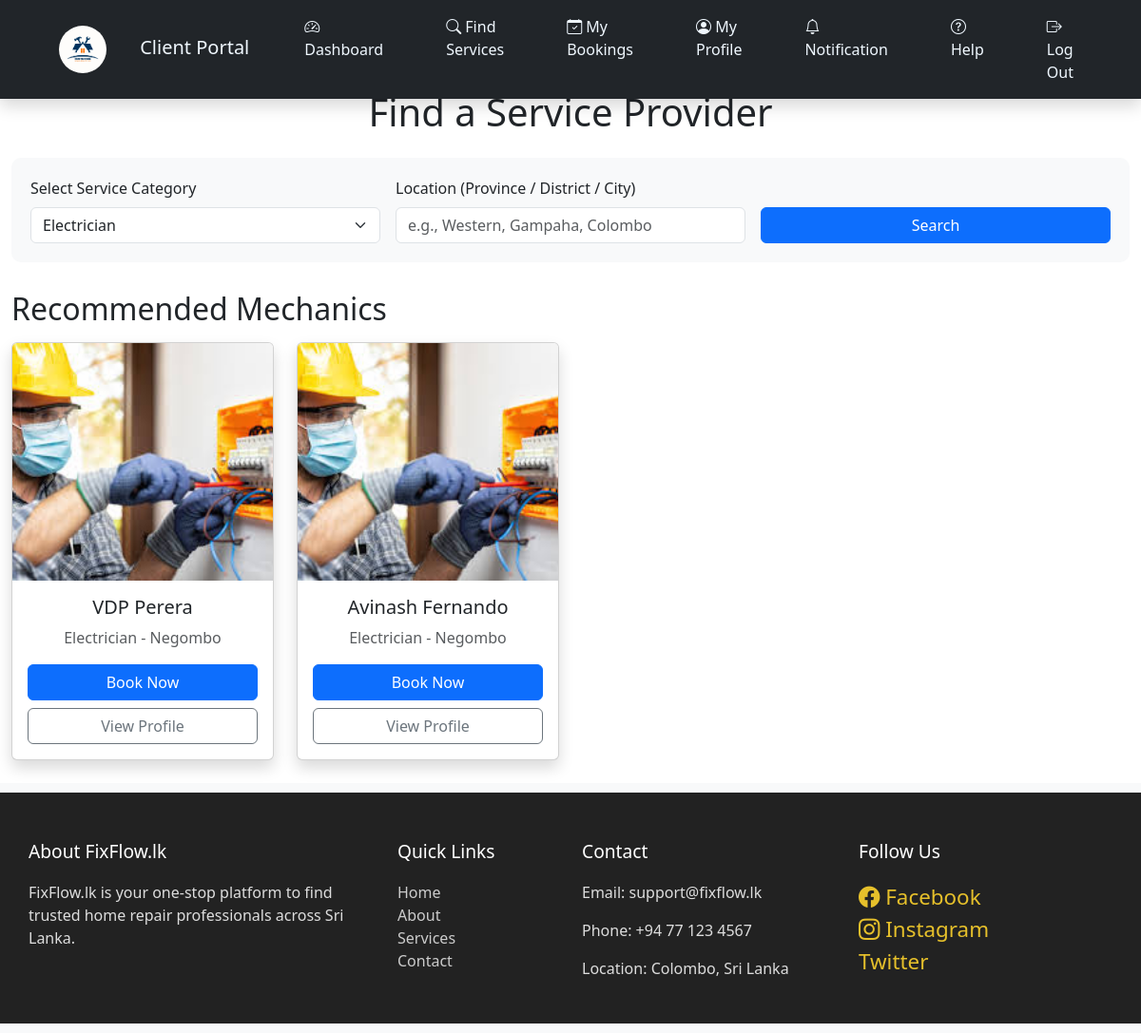
The app's page /Client/find-services.php?service_category=Electrician (signed in) with its own data.
### tables this page shows
CREATE TABLE `user_details` (
  `id` int(11) NOT NULL,
  `user_id` int(11) DEFAULT NULL,
  `full_name` varchar(255) DEFAULT NULL,
  `phone` varchar(20) DEFAULT NULL,
  `address` varchar(255) DEFAULT NULL,
  `service_category` varchar(255) DEFAULT NULL,
  `experience` int(11) DEFAULT NULL,
  `skills` text DEFAULT NULL,
  `hourly_rate` decimal(10,2) DEFAULT NULL,
  `first_name` varchar(50) DEFAULT NULL,
  `last_name` varchar(50) DEFAULT NULL,
  `user_role` varchar(50) NOT NULL,
  `profile_image` varchar(255) DEFAULT NULL,
  `province` varchar(100) DEFAULT NULL,
  `district` varchar(100) DEFAULT NULL,
  `city` varchar(100) DEFAULT NULL
);

### Client/find-services.php (the view, shortened to what this page needs)
<?php
include_once "../db.php";
?>
<!DOCTYPE html>
<html lang="en">
<head>
  <link rel="stylesheet" href="find-services.css">
  <link href="https://cdn.jsdelivr.net/npm/bootstrap@5.3.3/dist/css/bootstrap.min.css" rel="stylesheet">
  <link rel="stylesheet" href="https://cdnjs.cloudflare.com/ajax/libs/font-awesome/6.5.0/css/all.min.css">
</head>
<body>
<main class="container-fluid mt-4">
  <h1 class="mb-4 text-center">Find a Service Provider</h1>
  <?php
  $category_query = "SELECT id, name FROM service_categories ORDER BY name ASC";
  $category_result = mysqli_query($conn, $category_query);
  ?>
  <div class="filter-section">
    <form class="row g-3" method="GET" action="">
      <div class="col-md-4">
        <label for="service_category" class="form-label">Select Service Category</label>
        <select name="service_category" id="service_category" class="form-select">
          <?php while ($row = mysqli_fetch_assoc($category_result)): ?>
            <option value="<?= htmlspecialchars($row['name']); ?>" <?= (isset($_GET['service_category']) && $_GET['service_category'] === $row['name']) ? 'selected' : ''; ?>>
              <?= htmlspecialchars($row['name']); ?>
            </option>
          <?php endwhile; ?>
        </select>
      </div>
      <div class="col-md-4">
        <label for="location" class="form-label">Location (Province / District / City)</label>
        <input
          type="text"
          id="location"
          name="location"
          class="form-control"
          placeholder="e.g., Western, Gampaha, Colombo"
          value="<?= isset($_GET['location']) ? htmlspecialchars($_GET['location']) : ''; ?>"
        />
      </div>
      <div class="col-md-4 align-self-end">
        <button type="submit" class="btn btn-primary w-100">Search</button>
      </div>
    </form>
  </div>
<?php
$category = $_GET['service_category'] ?? '';
$limit = 6;
$page = isset($_GET['page']) ? max((int)$_GET['page'], 1) : 1;
$offset = ($page - 1) * $limit;
$sql = "
  SELECT user_details.*
  FROM user_details
  INNER JOIN users ON user_details.user_id = users.id
  WHERE user_details.user_role = 'mechanic' AND users.status = 'active'
";
$filters = "";
if (!empty($category)) {
    $safe_category = mysqli_real_escape_string($conn, $category);
    $filters .= " AND user_details.service_category = '$safe_category'";
}
$sql .= $filters;
$sql .= " LIMIT $offset, $limit";
$result = mysqli_query($conn, $sql);
?>
<div>
  <h2 class="mb-3">Recommended Mechanics</h2>
  <div class="row recommended">
    <?php if ($result && mysqli_num_rows($result) > 0): ?>
      <?php while ($row = mysqli_fetch_assoc($result)): ?>
        <div class="col-md-3 mb-4">
          <div class="card shadow h-100">
            <img src="../Mechanic/mechanic-profile-images/<?= htmlspecialchars($row['profile_image']); ?>" alt="Mechanic" class="card-img-top" style="height: 250px; object-fit: cover;">
            <div class="card-body d-flex flex-column">
              <h5 class="card-title text-center mb-2"><?= htmlspecialchars($row['full_name']); ?></h5>
              <p class="card-text text-center text-muted mb-3"><?= htmlspecialchars($row['service_category'] . " - " . $row['city']); ?></p>
              <a href="booking-form.php?mechanic_id=<?= $row['user_id']; ?>" class="btn btn-primary mb-2">Book Now</a>
              <a href="view-mechanic-profile.php?mechanic_id=<?= $row['user_id']; ?>" class="btn btn-outline-secondary">View Profile</a>
            </div>
          </div>
        </div>
      <?php endwhile; ?>
    <?php else: ?>
      <p class="text-muted">No recommended mechanics found.</p>
    <?php endif; ?>
  </div>
</div>
</main>
<footer>
</footer>
</body>
</html>

### Client/find-services.css (style rules this page uses)
.filter-section { background-color: #f8f9fa; padding: 20px; border-radius: 10px; margin-bottom: 30px; }

### Client/client-navbar.css (style rules this page uses)
body { margin:0; padding:0; }
.navbar { display:flex; justify-content: center; background-color:black; width:100%; padding:100px; }
.navbar a { text-decoration: none; margin-right:50px; color:aliceblue }
body { padding-top: 70px; }
.navbar-brand img { height: 50px; border-radius: 50px; width:50px; margin-left: 50px; margin-right: 30px; }

### Client/find-services.php (style rules this page uses)
body { display: flex; flex-direction: column; min-height: 100vh; }
main { flex: 1; }
footer { background-color: #f8f9fa; text-align: center; padding: 10px 0; }

### records on screen
user_details: profile_image (picture), full_name "VDP Perera", service_category+city "Electrician - Negombo"
user_details: profile_image (picture), full_name "Avinash Fernando", service_category+city "Electrician - Negombo"

### other values on screen
form field service_category "Electrician"
